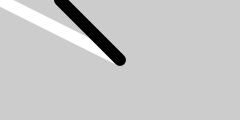
Frame 1 (no input)
Frame 60 (no input): identical to frame 1, image omitted
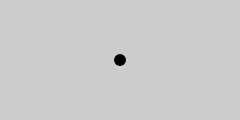
Frame 120 (the mouse pressed at the canvas centre since frame 60)

The p5.js sketch that drew these frames (run headless with seeded random() and noise() and a simulated clock; from frame 60 on, the mouse is pressed at the canvas centre):

// p5.js sketch
// ── sketch.js
function setup() {
  createCanvas(240, 120);
  strokeWeight(12);
}

function draw() {
  background(204);
  stroke(255);
  line(120, 60, mouseX, mouseY); // White line
  stroke(0);
  let mx = map(mouseX, 0, width, 60, 180);
  line(120, 60, mx, mouseY); // Black line
}

// https://editor.p5js.org/jht1493/sketches/AtqCFY7CC
// Ex_05_23 Map with the map Function

// https://github.com/lmccart/gswp5.js-code/blob/master/05_Response/Ex_05_23.js
